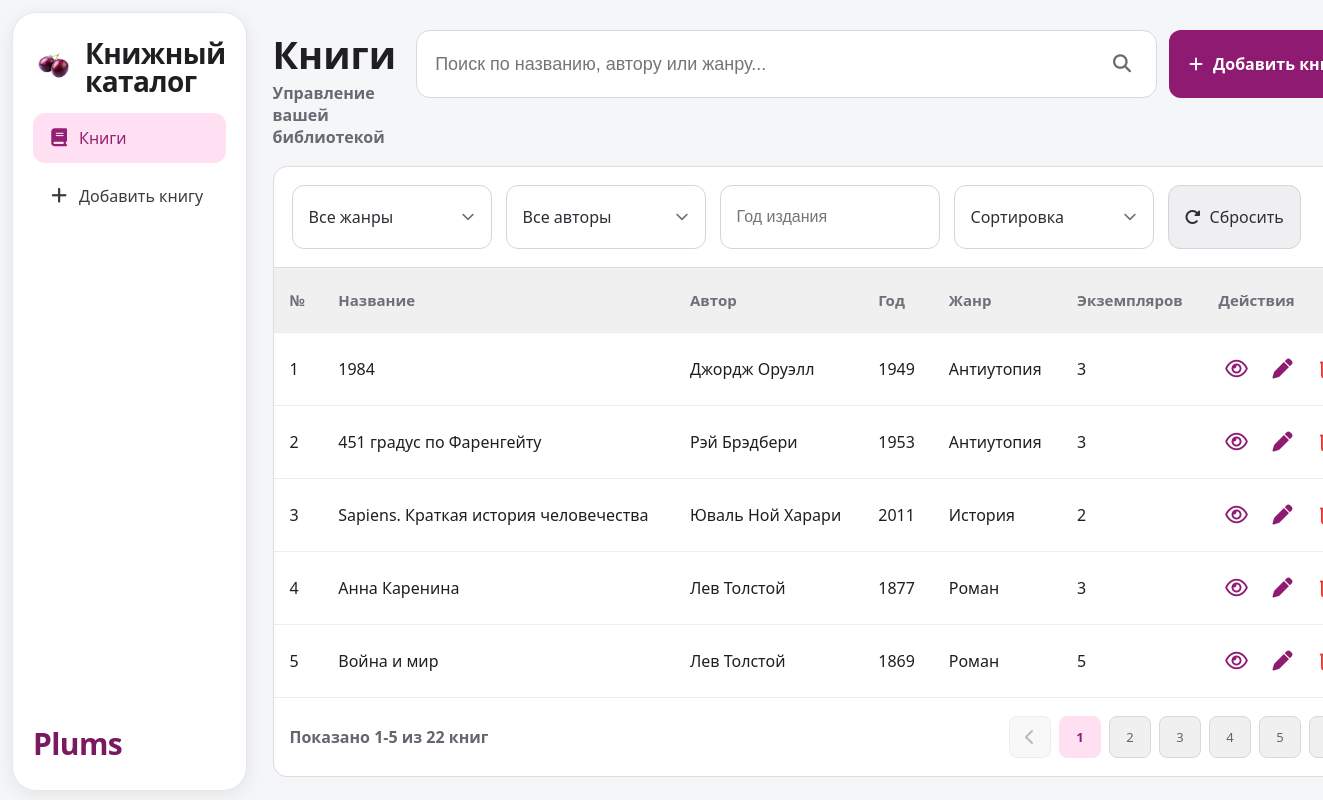
Before: / with the older database file.
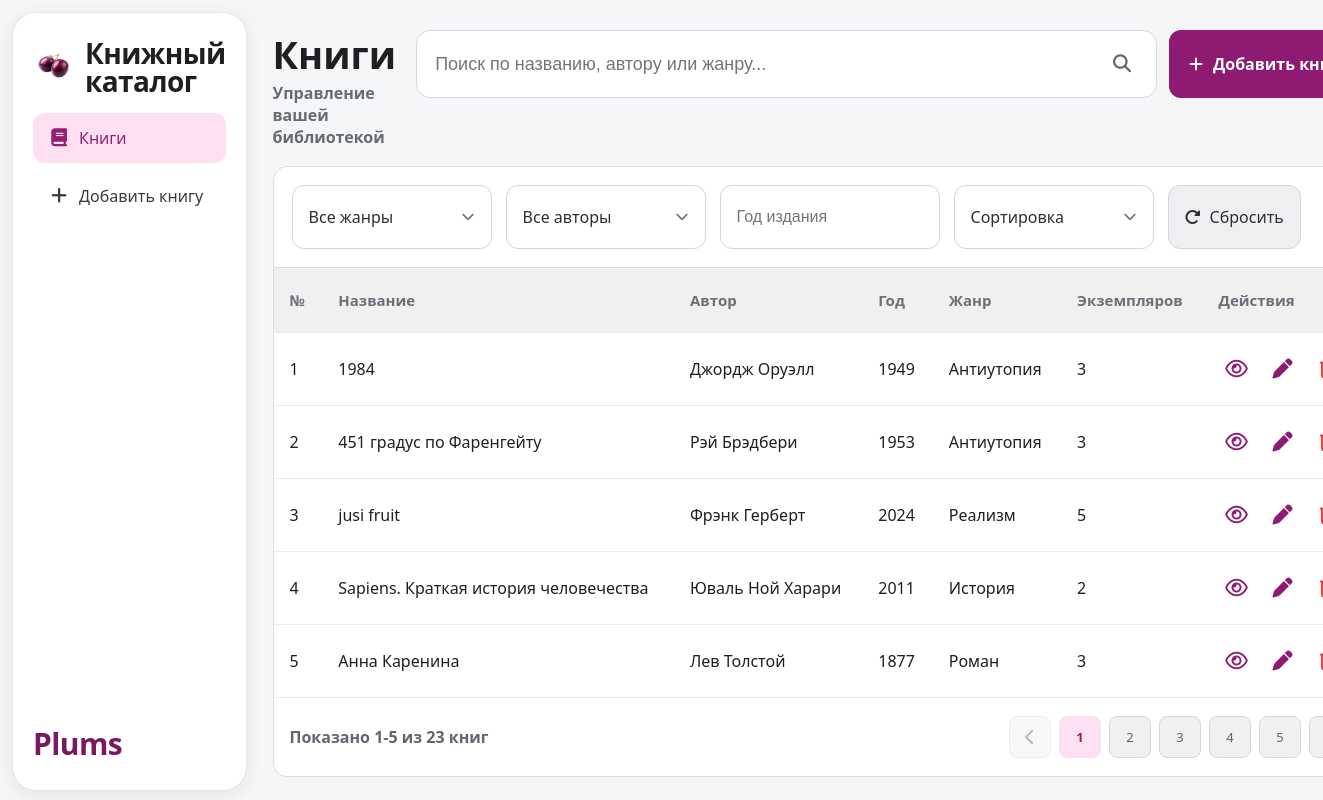
After: the same page with the newer database file.
### tables this page shows
CREATE TABLE books (
                id INTEGER PRIMARY KEY AUTOINCREMENT,
                title TEXT NOT NULL,
                author TEXT NOT NULL,
                year INTEGER NOT NULL,
                genre TEXT NOT NULL,
                copies INTEGER NOT NULL DEFAULT 0
            , description TEXT NOT NULL DEFAULT '');

### app.py (the view)
@app.get("/")
def index():
    return render_template("index.html", **build_index_context(request.args))

### app.py (called while the page is built)
@app.template_global()
def filter_url(endpoint: str, filter_query: dict | None = None, **kwargs: Any) -> str:
    params: Dict[str, Any] = dict(filter_query or {})
    params.update(kwargs)
    return url_for(endpoint, **params)

def _ensure_data_dir() -> None:
    DB_FILE.parent.mkdir(parents=True, exist_ok=True)

def get_connection() -> sqlite3.Connection:
    _ensure_data_dir()
    conn = sqlite3.connect(DB_FILE)
    conn.row_factory = sqlite3.Row
    return conn

def _ensure_description_column(conn: sqlite3.Connection) -> None:
    columns = {row["name"] for row in conn.execute("PRAGMA table_info(books)")}
    if "description" not in columns:
        conn.execute("ALTER TABLE books ADD COLUMN description TEXT NOT NULL DEFAULT ''")

def _ensure_copies_table(conn: sqlite3.Connection) -> None:
    conn.execute(
        """
        CREATE TABLE IF NOT EXISTS book_copies (
            id INTEGER PRIMARY KEY AUTOINCREMENT,
            book_id INTEGER NOT NULL,
            copy_num INTEGER NOT NULL,
            inventory_no TEXT NOT NULL,
            status TEXT NOT NULL DEFAULT 'available',
            issued_at TEXT,
            UNIQUE(book_id, copy_num)
        )
        """
    )

def init_db() -> None:
    with get_connection() as conn:
        conn.execute(
            """
            CREATE TABLE IF NOT EXISTS books (
                id INTEGER PRIMARY KEY AUTOINCREMENT,
                title TEXT NOT NULL,
                author TEXT NOT NULL,
                year INTEGER NOT NULL,
                genre TEXT NOT NULL,
                copies INTEGER NOT NULL CHECK (copies >= 0),
                description TEXT NOT NULL DEFAULT ''
            )
            """
        )
        _ensure_description_column(conn)
        _ensure_copies_table(conn)

def load_books() -> List[Book]:
    init_db()
    with get_connection() as conn:
        rows = conn.execute(
            "SELECT id, title, author, year, genre, copies, description FROM books"
        ).fetchall()
    return [
        Book(
            id=row["id"],
            title=row["title"],
            author=row["author"],
            year=row["year"],
            genre=row["genre"],
            copies=row["copies"],
            description=row["description"] or "",
        )
        for row in rows
    ]

def parse_int(value: str, default: int = 0) -> int:
    try:
        return int(value)
    except (TypeError, ValueError):
        return default

### templates/index.html (shortened to what this page needs)
{% extends "base.html" %}
{% block content %}
<div class="desktop-only">
  <div class="top-bar">
    <div class="top-title">
      <h1>Книги</h1>
      <p>Управление вашей библиотекой</p>
    </div>
    <div class="top-actions">
      <form class="search-form" method="get" action="{{ url_for('index') }}">
        <input
          type="text"
          name="q"
          class="search-input"
          placeholder="Поиск по названию, автору или жанру..."
          value="{{ filters.q }}"
        />
        <button type="submit" class="icon-btn" aria-label="Искать">
          <i class="fa-solid fa-magnifying-glass"></i>
        </button>
      </form>
      <a class="add-btn" href="{{ url_for('new_book') }}">
        <i class="fa-solid fa-plus"></i>
        Добавить книгу
      </a>
    </div>
  </div>
</div>
<div class="filters-wrap" id="filters-wrap">
  <div class="filters-panel">
    <form class="filters" method="get" action="{{ url_for('index') }}" id="filters-form">
    <div class="filter-dropdown" data-filter="genre">
      <button type="button" class="filter-dropdown-trigger" aria-expanded="false">
        <span class="filter-dropdown-text">{{ filters.genre if filters.genre else 'Все жанры' }}</span>
        <i class="fa-solid fa-chevron-down"></i>
      </button>
    </div>
    <div class="filter-dropdown" data-filter="author">
      <button type="button" class="filter-dropdown-trigger" aria-expanded="false">
        <span class="filter-dropdown-text">{{ filters.author if filters.author else 'Все авторы' }}</span>
        <i class="fa-solid fa-chevron-down"></i>
      </button>
    </div>
    <input type="text" name="year" placeholder="Год издания" value="{{ filters.year }}" />
    <div class="filter-dropdown" data-filter="sort">
      <button type="button" class="filter-dropdown-trigger" aria-expanded="false">
        <span class="filter-dropdown-text">Сортировка</span>
        <i class="fa-solid fa-chevron-down"></i>
      </button>
    </div>
    <a class="reset-btn" href="{% if filters.q %}{{ url_for('index', q=filters.q) }}{% else %}{{ url_for('index') }}{% endif %}">
      <i class="fa-solid fa-rotate-right"></i>Сбросить
    </a>
    </form>
  </div>
</div>
<div class="table-container desktop-only">
  {% if books %}
  <table>
    <thead>
      <tr>
        <th>№</th>
        <th>Название</th>
        <th>Автор</th>
        <th>Год</th>
        <th>Жанр</th>
        <th>Экземпляров</th>
        <th>Действия</th>
      </tr>
    </thead>
    <tbody>
      {% for book in books %}
      <tr>
        <td>{{ pagination.start + loop.index0 }}</td>
        <td>{{ book.title }}</td>
        <td>{{ book.author }}</td>
        <td>{{ book.year }}</td>
        <td>{{ book.genre }}</td>
        <td>{{ book.copies }}</td>
        <td class="actions">
          <a href="{{ filter_url('view_book', filter_query, book_id=book.id) }}" title="Просмотр"><i class="fa-regular fa-eye"></i></a>
          <a href="{{ filter_url('edit_book', filter_query, book_id=book.id) }}" title="Редактировать"><i class="fa-solid fa-pen"></i></a>
          <a href="{{ filter_url('confirm_delete_book', filter_query, book_id=book.id) }}" title="Удалить" class="delete-link"><i class="fa-regular fa-trash-can"></i></a>
        </td>
      </tr>
      {% endfor %}
    </tbody>
  </table>
  <div class="pagination">
    <span>Показано {{ pagination.start }}-{{ pagination.end }} из {{ pagination.total_books }} книг</span>
    <div class="pages">
      {% if pagination.has_prev %}
      <a href="{{ filter_url('index', filter_query, page=pagination.page - 1) }}">
        <i class="fa-solid fa-chevron-left"></i>
      </a>
      {% else %}
      <span class="page-disabled"><i class="fa-solid fa-chevron-left"></i></span>
      {% endif %}
      {% for p in range(1, pagination.total_pages + 1) %}
      <a href="{{ filter_url('index', filter_query, page=p) }}" class="{% if p == pagination.page %}active-page{% endif %}">
        {{ p }}
      </a>
      {% endfor %}
      {% if pagination.has_next %}
      <a href="{{ filter_url('index', filter_query, page=pagination.page + 1) }}">
      </a>
      {% else %}
      <span class="page-disabled"><i class="fa-solid fa-chevron-right"></i></span>
      {% endif %}
    </div>
  </div>
  {% endif %}
</div>
{% endblock %}

### templates/base.html (shortened to what this page needs)
<!doctype html>
<html lang="ru">
  <head>
    <link
      rel="stylesheet"
      href="https://cdnjs.cloudflare.com/ajax/libs/font-awesome/6.5.1/css/all.min.css"
    />
    <link rel="stylesheet" href="{{ url_for('static', filename='styles.css') }}" />
  </head>
  <body>
    <div class="container">
      <aside class="sidebar desktop-only">
        <div>
          <div class="logo">
            <img
              src="{{ url_for('static', filename='plum-logo.png') }}"
              alt="Plums"
              class="logo-img"
            />
            <span>Книжный каталог</span>
          </div>
          <nav class="menu">
            <a href="{{ url_for('index') }}" class="{% if request.endpoint in ('index', 'view_book') %}active{% endif %}">
              <i class="fa-solid fa-book"></i>
              Книги
            </a>
            <a href="{{ url_for('new_book') }}" class="{% if request.path == url_for('new_book') %}active{% endif %}">
              <i class="fa-solid fa-plus"></i>
              Добавить книгу
            </a>
          </nav>
        </div>
        <div class="brand">Plums</div>
      </aside>
      <main class="main-content">{% block content %}{% endblock %}</main>
    </div>
  </body>
</html>

Changed rows visible on the page:
no longer on this page (row unchanged): books: pagination.start+loop.index0 "5", title "Война и мир", author "Лев Толстой", year "1869", genre "Роман", copies "5"
added books: start "3", title "jusi fruit", author "Фрэнк Герберт", year "2024", genre "Реализм", copies "5"
computed for books "Sapiens. Краткая история человечества": start "3" → "4"
computed for books "Анна Каренина": start "4" → "5"
Other visible differences:
{{ pagination.total_books }}: "22" → "23"
